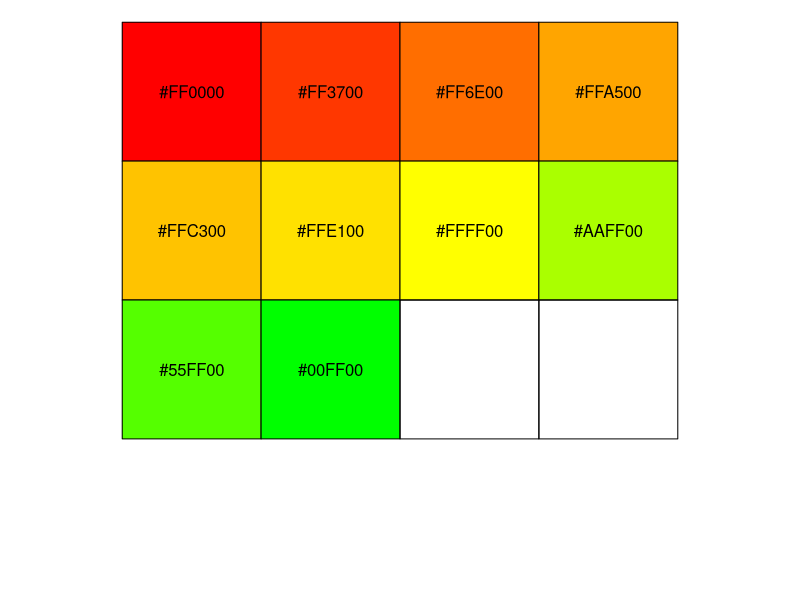
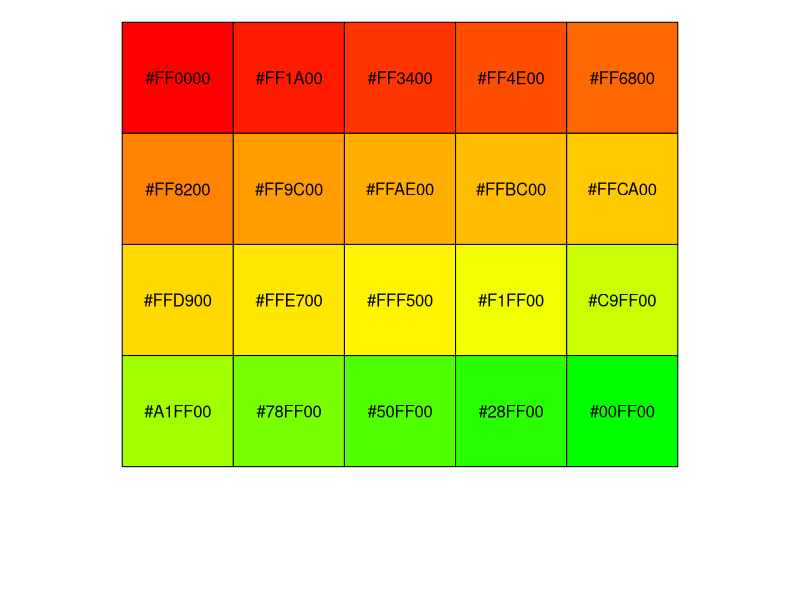
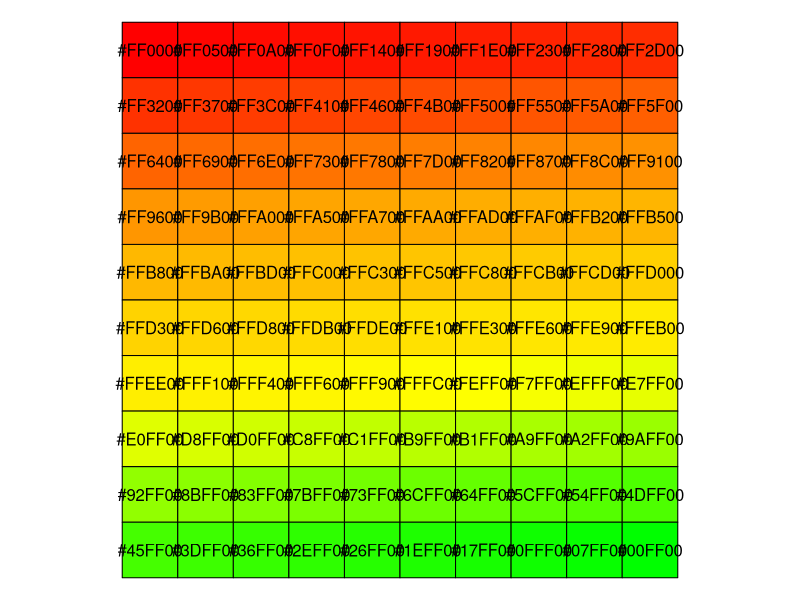
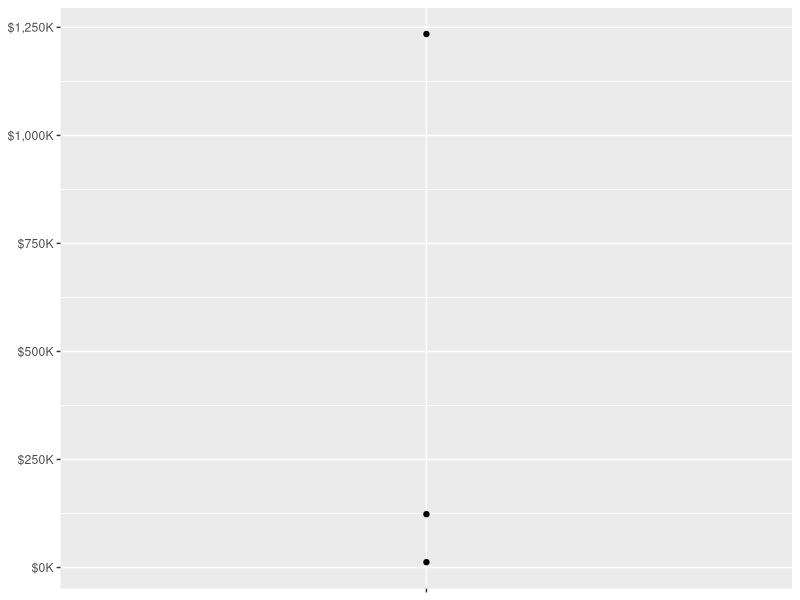

Write the R code that produced these figures, in order.
# Function Factories

library(tidyverse)
library(scales)

## A function that returns another function

## For more details see Chapter 10 Function Factories - Advanced R - by Hadley Wickham
## https://adv-r.hadley.nz/function-factories.html


## Base R - approxfun, exdf, and creating gradients!
royg_palette <- colorRampPalette(c("red","orange","yellow","green"))

show_col(royg_palette(10))
show_col(royg_palette(20))
show_col(royg_palette(100))

## ggplot2 - your formatting functions!
## Copied/Edited from Advanced R - https://adv-r.hadley.nz/function-factories.html#labelling

df <- data.frame(x = 1, y = c(12345, 123456, 1234567))

core <- ggplot(df, aes(x, y)) + 
  geom_point() + 
  scale_x_continuous(breaks = 1, labels = NULL) +
  labs(x = NULL, y = NULL) + 
  scale_y_continuous(
    labels = comma_format() # this is a function factory!
   )

## Reduce values by 1000, but suffix to mark as thousands
core + scale_y_continuous(
  labels = comma_format(scale = .001, suffix = "K", prefix =  "$") 
  )

comma_format()
comma_format()(df$y)
comma_format(scale = .001, suffix = "K")(df$y)

## Back to the use-case we showed in Episode 139 (bit.ly/TidyX_Ep139)

## Fake Data
dat <- tibble(
  year = c(2023, 2020, 2020, 2022, 2023, 2021, 2019, 2020, 2023),
  value = c(15, 33, 25, 12, 18, 13, 10, 21, 28)
)

gen_z_score_func <- function(dat, var, rows){
  
  a <- mean(dat[[var]][rows], na.rm = TRUE)
  s <- sd(dat[[var]][rows], na.rm = TRUE)
  
  function(x){
    z <- (x - a) / s
    return(z)
  }
  
}

z_score_value <- gen_z_score_func(dat, "value", dat$year < 2023)

z_score_value
function(x){
  z <- (x - a) / s
  return(z)
}


z_score_value_env <- environment(z_score_value)

ls(z_score_value_env)

z_score_value_env$a
z_score_value_env$s
z_score_value_env$var

mean(dat[dat$year < 2023,][["value"]])
sd(dat[dat$year < 2023,][["value"]])


## what else do you want to know about function factories?
